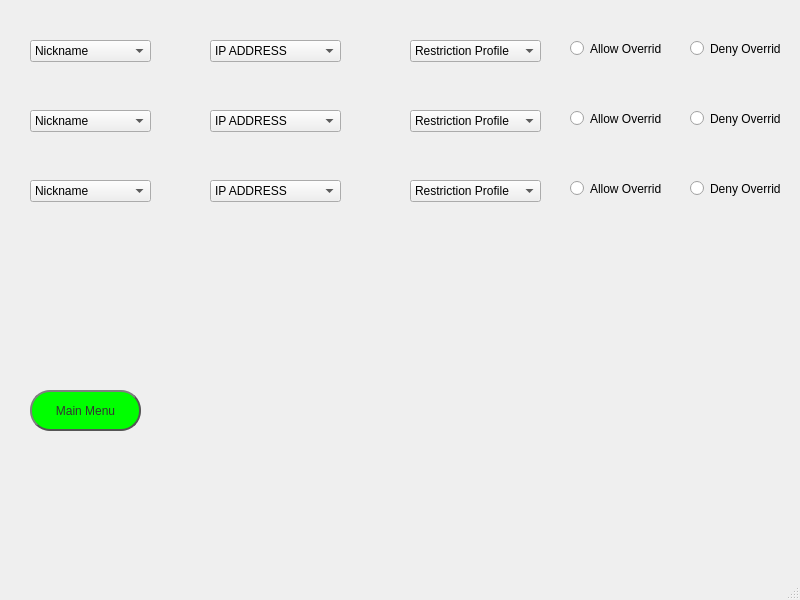
<?xml version="1.0" encoding="UTF-8"?>
<ui version="4.0">
 <class>MainWindow</class>
 <widget class="QMainWindow" name="MainWindow">
  <property name="geometry">
   <rect>
    <x>0</x>
    <y>0</y>
    <width>800</width>
    <height>600</height>
   </rect>
  </property>
  <property name="windowTitle">
   <string>MainWindow</string>
  </property>
  <widget class="QWidget" name="centralwidget">
   <widget class="QComboBox" name="nick">
    <property name="geometry">
     <rect>
      <x>30</x>
      <y>40</y>
      <width>121</width>
      <height>22</height>
     </rect>
    </property>
    <item>
     <property name="text">
      <string>Nickname</string>
     </property>
    </item>
    <item>
     <property name="text">
      <string>Nickname1</string>
     </property>
    </item>
    <item>
     <property name="text">
      <string>Nickname2</string>
     </property>
    </item>
    <item>
     <property name="text">
      <string>Nickname3</string>
     </property>
    </item>
   </widget>
   <widget class="QComboBox" name="nick_2">
    <property name="geometry">
     <rect>
      <x>30</x>
      <y>110</y>
      <width>121</width>
      <height>22</height>
     </rect>
    </property>
    <item>
     <property name="text">
      <string>Nickname</string>
     </property>
    </item>
    <item>
     <property name="text">
      <string>Nickname1</string>
     </property>
    </item>
    <item>
     <property name="text">
      <string>Nickname2</string>
     </property>
    </item>
    <item>
     <property name="text">
      <string>Nickname3</string>
     </property>
    </item>
   </widget>
   <widget class="QComboBox" name="nick_3">
    <property name="geometry">
     <rect>
      <x>30</x>
      <y>180</y>
      <width>121</width>
      <height>22</height>
     </rect>
    </property>
    <item>
     <property name="text">
      <string>Nickname</string>
     </property>
    </item>
    <item>
     <property name="text">
      <string>Nickname1</string>
     </property>
    </item>
    <item>
     <property name="text">
      <string>Nickname2</string>
     </property>
    </item>
    <item>
     <property name="text">
      <string>Nickname3</string>
     </property>
    </item>
   </widget>
   <widget class="QComboBox" name="ip">
    <property name="geometry">
     <rect>
      <x>210</x>
      <y>40</y>
      <width>131</width>
      <height>22</height>
     </rect>
    </property>
    <item>
     <property name="text">
      <string>IP ADDRESS</string>
     </property>
    </item>
    <item>
     <property name="text">
      <string>IP ADDRESS 1</string>
     </property>
    </item>
    <item>
     <property name="text">
      <string>IP ADDRESS 2</string>
     </property>
    </item>
    <item>
     <property name="text">
      <string>IP ADDRESS 3</string>
     </property>
    </item>
   </widget>
   <widget class="QComboBox" name="ip_2">
    <property name="geometry">
     <rect>
      <x>210</x>
      <y>110</y>
      <width>131</width>
      <height>22</height>
     </rect>
    </property>
    <item>
     <property name="text">
      <string>IP ADDRESS</string>
     </property>
    </item>
    <item>
     <property name="text">
      <string>IP ADDRESS 1</string>
     </property>
    </item>
    <item>
     <property name="text">
      <string>IP ADDRESS 2</string>
     </property>
    </item>
    <item>
     <property name="text">
      <string>IP ADDRESS 3</string>
     </property>
    </item>
   </widget>
   <widget class="QComboBox" name="ip_3">
    <property name="geometry">
     <rect>
      <x>210</x>
      <y>180</y>
      <width>131</width>
      <height>22</height>
     </rect>
    </property>
    <item>
     <property name="text">
      <string>IP ADDRESS</string>
     </property>
    </item>
    <item>
     <property name="text">
      <string>IP ADDRESS 1</string>
     </property>
    </item>
    <item>
     <property name="text">
      <string>IP ADDRESS 2</string>
     </property>
    </item>
    <item>
     <property name="text">
      <string>IP ADDRESS 3</string>
     </property>
    </item>
   </widget>
   <widget class="QComboBox" name="profile">
    <property name="geometry">
     <rect>
      <x>410</x>
      <y>40</y>
      <width>131</width>
      <height>22</height>
     </rect>
    </property>
    <item>
     <property name="text">
      <string>Restriction Profile</string>
     </property>
    </item>
    <item>
     <property name="text">
      <string>Restriction Profile 1</string>
     </property>
    </item>
    <item>
     <property name="text">
      <string>Restriction Profile 2</string>
     </property>
    </item>
    <item>
     <property name="text">
      <string>Restriction Profile 3</string>
     </property>
    </item>
   </widget>
   <widget class="QComboBox" name="profile_2">
    <property name="geometry">
     <rect>
      <x>410</x>
      <y>110</y>
      <width>131</width>
      <height>22</height>
     </rect>
    </property>
    <item>
     <property name="text">
      <string>Restriction Profile</string>
     </property>
    </item>
    <item>
     <property name="text">
      <string>Restriction Profile 1</string>
     </property>
    </item>
    <item>
     <property name="text">
      <string>Restriction Profile 2</string>
     </property>
    </item>
    <item>
     <property name="text">
      <string>Restriction Profile 3</string>
     </property>
    </item>
   </widget>
   <widget class="QComboBox" name="profile_3">
    <property name="geometry">
     <rect>
      <x>410</x>
      <y>180</y>
      <width>131</width>
      <height>22</height>
     </rect>
    </property>
    <item>
     <property name="text">
      <string>Restriction Profile</string>
     </property>
    </item>
    <item>
     <property name="text">
      <string>Restriction Profile 1</string>
     </property>
    </item>
    <item>
     <property name="text">
      <string>Restriction Profile 2</string>
     </property>
    </item>
    <item>
     <property name="text">
      <string>Restriction Profile 3</string>
     </property>
    </item>
   </widget>
   <widget class="QRadioButton" name="allow">
    <property name="geometry">
     <rect>
      <x>570</x>
      <y>40</y>
      <width>91</width>
      <height>17</height>
     </rect>
    </property>
    <property name="text">
     <string>Allow Override</string>
    </property>
   </widget>
   <widget class="QRadioButton" name="allow_2">
    <property name="geometry">
     <rect>
      <x>570</x>
      <y>110</y>
      <width>91</width>
      <height>17</height>
     </rect>
    </property>
    <property name="text">
     <string>Allow Override</string>
    </property>
   </widget>
   <widget class="QRadioButton" name="allow_3">
    <property name="geometry">
     <rect>
      <x>570</x>
      <y>180</y>
      <width>91</width>
      <height>17</height>
     </rect>
    </property>
    <property name="text">
     <string>Allow Override</string>
    </property>
   </widget>
   <widget class="QRadioButton" name="deny">
    <property name="geometry">
     <rect>
      <x>690</x>
      <y>40</y>
      <width>91</width>
      <height>17</height>
     </rect>
    </property>
    <property name="text">
     <string>Deny Override</string>
    </property>
   </widget>
   <widget class="QRadioButton" name="deny_2">
    <property name="geometry">
     <rect>
      <x>690</x>
      <y>110</y>
      <width>91</width>
      <height>17</height>
     </rect>
    </property>
    <property name="text">
     <string>Deny Override</string>
    </property>
   </widget>
   <widget class="QRadioButton" name="deny_3">
    <property name="geometry">
     <rect>
      <x>690</x>
      <y>180</y>
      <width>91</width>
      <height>17</height>
     </rect>
    </property>
    <property name="text">
     <string>Deny Override</string>
    </property>
   </widget>
   <widget class="QPushButton" name="main">
    <property name="geometry">
     <rect>
      <x>30</x>
      <y>390</y>
      <width>111</width>
      <height>41</height>
     </rect>
    </property>
    <property name="styleSheet">
     <string notr="true">QPushButton {
color: #333;
background-color: rgb(0, 255, 0);
border: 2px solid #555;
border-radius: 20px;
border-style: outset;
padding: 5px;
}

QPushButton:hover {
background: qradialgradient(
cx: 0.3, cy: -0.4, fx: 0.3, fy: -0.4,
radius: 1.35, stop: 0 #fff, stop: 1 #bbb
);
}</string>
    </property>
    <property name="text">
     <string>Main Menu</string>
    </property>
   </widget>
   <widget class="QLabel" name="label">
    <property name="geometry">
     <rect>
      <x>630</x>
      <y>400</y>
      <width>161</width>
      <height>141</height>
     </rect>
    </property>
    <property name="text">
     <string/>
    </property>
    <property name="pixmap">
     <pixmap>Capture.png</pixmap>
    </property>
    <property name="scaledContents">
     <bool>true</bool>
    </property>
   </widget>
  </widget>
  <widget class="QMenuBar" name="menubar">
   <property name="geometry">
    <rect>
     <x>0</x>
     <y>0</y>
     <width>800</width>
     <height>21</height>
    </rect>
   </property>
  </widget>
  <widget class="QStatusBar" name="statusbar"/>
 </widget>
 <resources/>
 <connections/>
</ui>
